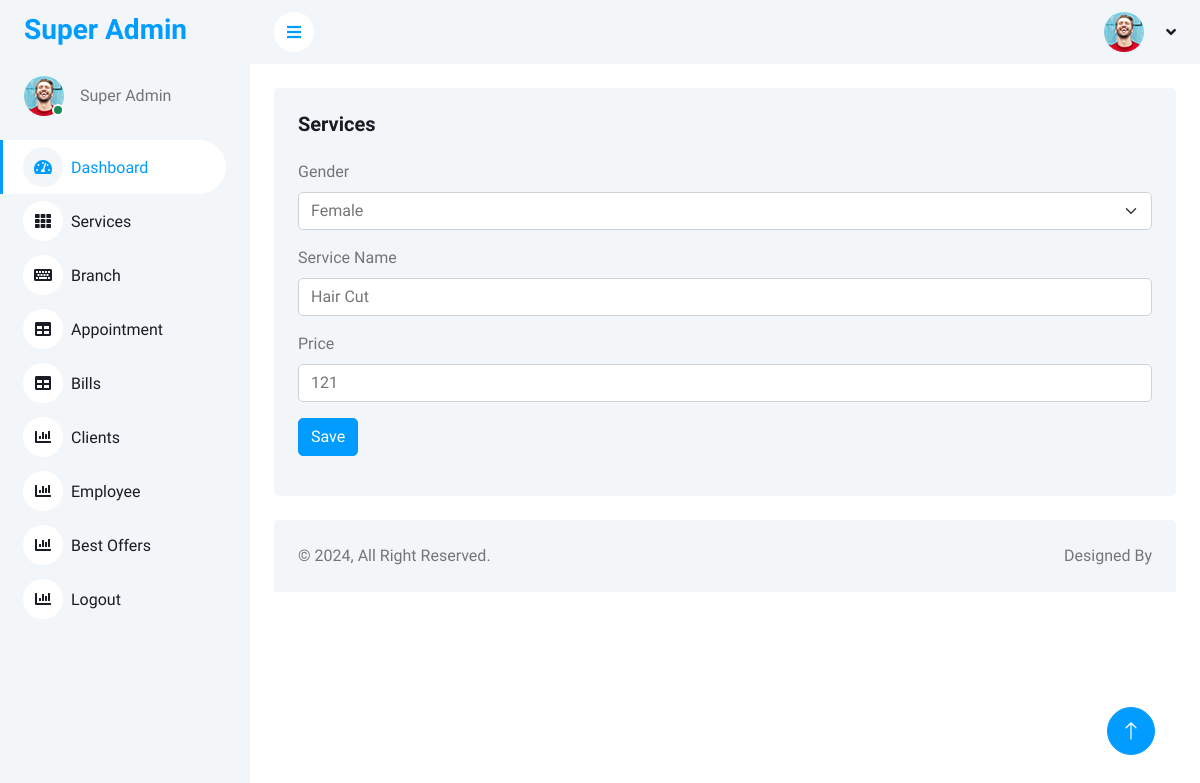
The app's page /sup-admin/edit-service.php?seid=4 (signed in) with its own data.
### tables this page shows
CREATE TABLE `sal_service` (
  `id` int(10) NOT NULL,
  `gender` varchar(255) NOT NULL,
  `name` varchar(255) NOT NULL,
  `price` varchar(255) NOT NULL
);

### sup-admin/edit-service.php (the view, shortened to what this page needs)
<?php
include("../admin/db.php");
$gender1="";
$name1="";
$price1="";
if(isset($_GET['seid'])){
    $serid = $_GET['seid'];
}
$res = $conn->query("SELECT * FROM `sal_service` WHERE `id` = '$serid' ");
while($row = $res->fetch_assoc())
{
    $gender1 = $row['gender'];
    $name1 = $row['name'];
    $price1 = $row['price'];
}
?>
<?php include("header.php");?>
<body>
    <div class="container-xxl position-relative bg-white d-flex p-0">
            <?php include("siderbar.php");?>
        <div class="content">
                <?php include("nav.php");?>
            <div class="container-fluid pt-4 px-4">
                <div class="row g-4">
                    <div class="col-sm-12 col-xl-12">
                        <div class="bg-light rounded h-100 p-4">
                            <h5 class="mb-4">Services</h5>
                            <form name="formId" id="formId" method="post" action="#">
                                <div class="mb-3">
                                    <label for="exampleInputEmail1" class="form-label">Gender</label>
                                        <select class="form-select mb-3" aria-label="Default select example" id="gender" name="gender">
                                            <option value="2" <?php if($gender1 == '2') echo"selected"; ?>>Female</option>
                                        </select>
                                </div>
                                <div class="mb-3">
                                    <label for="exampleInputEmail1" class="form-label">Service Name</label>
                                    <input type="text" class="form-control" id="name" name="name" value="<?=$name1?>"
                                        aria-describedby="emailHelp">
                                </div>
                                <div class="mb-3">
                                    <label for="exampleInputPassword1" class="form-label">Price</label>
                                    <input type="number" class="form-control" id="price" name="price" value="<?=$price1?>">
                                </div>
                                <button type="submit" name="service" id="service" class="btn btn-primary">Save</button>
                            </form>
                        </div>
                    </div>
                </div>
            </div>
                <?php include("footer.php");?>
        </div>
    </div>
</body>

### sup-admin/css/style.css (style rules this page uses)
.btn { transition: .5s; }
.btn.btn-primary { color: #FFFFFF; }
.content { margin-left: 250px; min-height: 100vh; background: #FFFFFF; transition: 0.5s; }
@media (min-width: 992px) { .content { width: calc(100% - 250px); } }

### records on screen
sal_service: gender "Female", name "Hair Cut", price "121"
